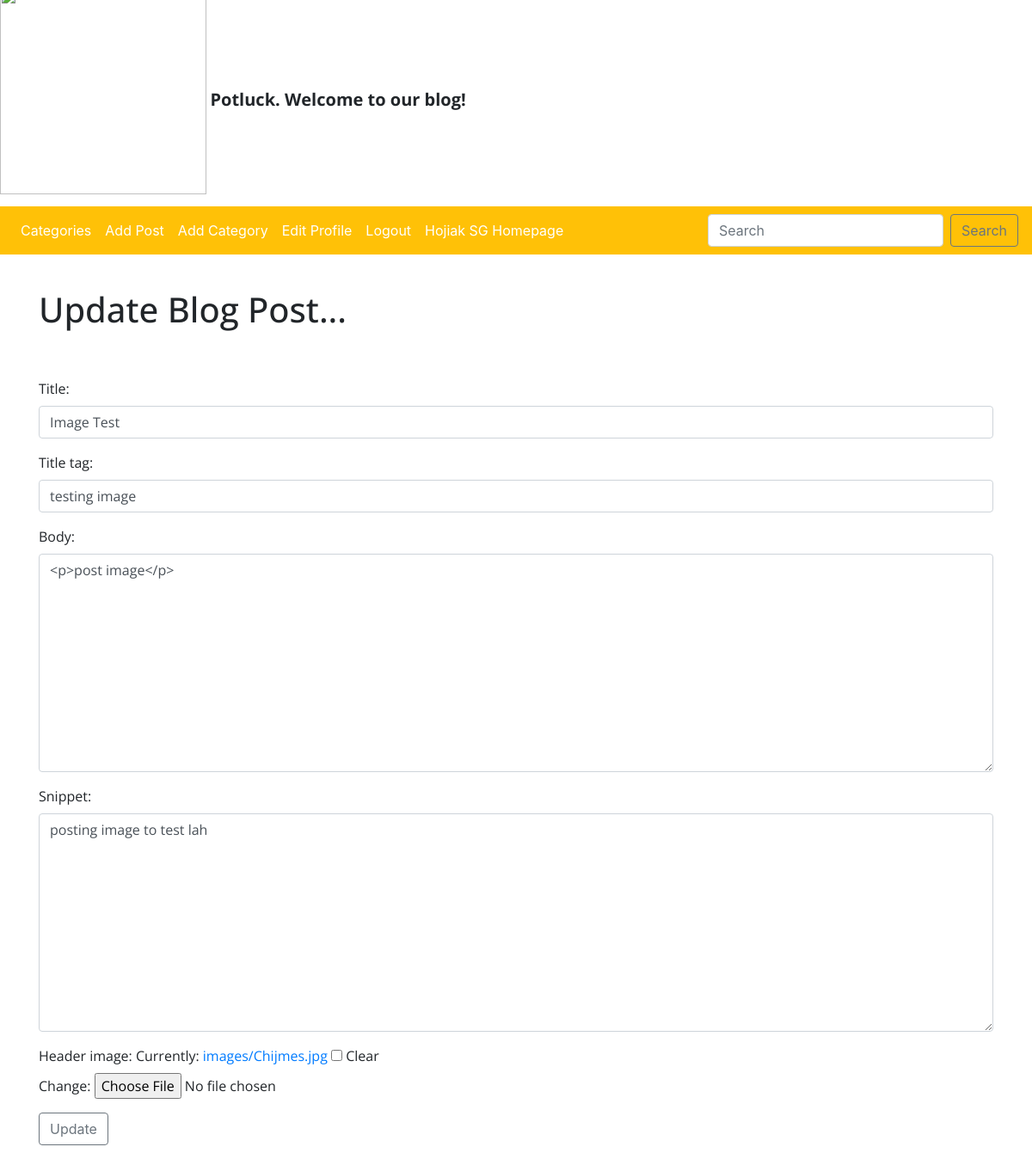
Screenshot of /theblog/article/edit/21 (signed in) with the database file from the repository.
### theblog/models.py (models this page shows, shortened)
class Post(models.Model):
    title = models.CharField(max_length=255)
    header_image = models.ImageField(null=True, blank=True, upload_to="images/")
    title_tag = models.CharField(max_length=255)
    author = models.ForeignKey(User, on_delete=models.CASCADE)
    body = RichTextField(blank=True, null=True)
    post_date = models.DateTimeField(auto_now_add=True)
    category = models.CharField(max_length=255, default='hojiak')
    snippet = models.CharField(max_length=255)
    likes = models.ManyToManyField(User, related_name='blog_posts')

### theblog/views.py (the view)
# urls.py: path('article/edit/<int:pk>', UpdatePostView.as_view(), name='update_post'),
class UpdatePostView(UpdateView):
    model = Post
    form_class = EditForm
    template_name = 'update_post.html'

### theblog/forms.py
class EditForm(forms.ModelForm):
        class Meta:
            model = Post
            fields = ('title', 'title_tag', 'body', 'snippet', 'header_image')
            widgets ={
                'title': forms.TextInput(attrs={'class': 'form-control'}),
                'title_tag': forms.TextInput(attrs={'class': 'form-control', 'placeholder': 'Input a tag for your post!'}),
                'body': forms.Textarea(attrs={'class': 'form-control'}),
                'snippet': forms.Textarea(attrs={'class': 'form-control'}),
            }

### hojiak/theblog/templates/update_post.html (shortened to what this page needs)
{% extends 'base.html' %}
{% block content %}
{% load static %}
{% if user.is_authenticated %}
    {% if user.id == post.author.id %}
        <h1> Update Blog Post... </h1>
        <br/><br/>
        <div class="form-group" enctype="multipart/form-data">
            <form method="POST">
                {{ form.as_p }}
                <button class="btn btn-outline-secondary"> Update </button>
        </div>
    {% else %}
        You are not allowed here! (and you know it...)
    {% endif %}
{% else %}
    You are not allowed here! (and you know it...)
{% endif %}
{% endblock %}

### website/static/styles.css (style rules this page uses)
h1 { font-family: 'Open Sans', sans-serif; min-height: 3rem; padding-top: 1rem; }
p,h4,h5,h6 { font-family: 'Open Sans', sans-serif; }

### rows the page displays
Post: title "Image Test", title_tag "testing image", body "<p>post image</p>", snippet "posting image to test lah"
